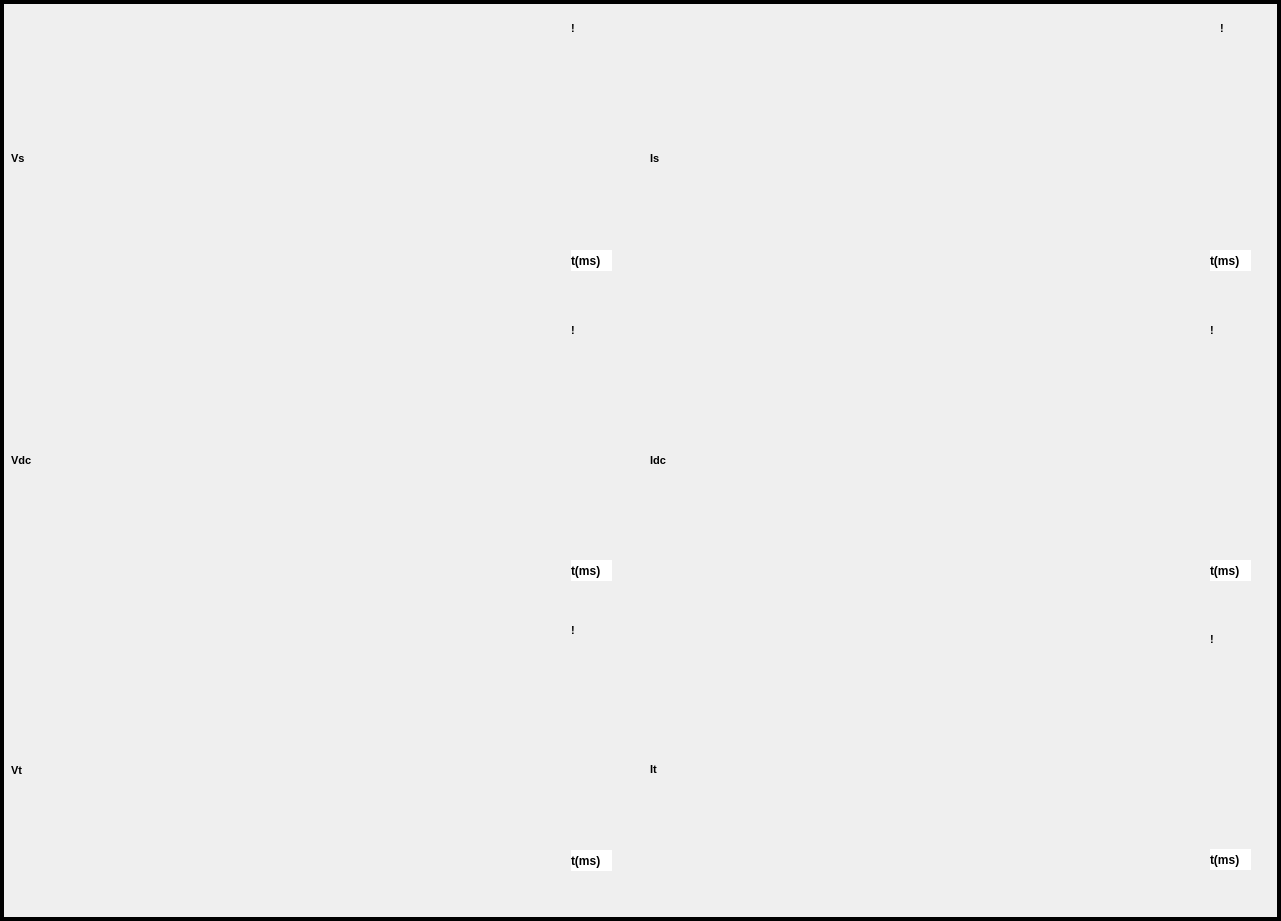
   <widget class="QFrame" name="GraphBox">
    <property name="geometry">
     <rect>
      <x>610</x>
      <y>50</y>
      <width>1281</width>
      <height>921</height>
     </rect>
    </property>
    <property name="styleSheet">
     <string notr="true"/>
    </property>
    <property name="frameShape">
     <enum>QFrame::Box</enum>
    </property>
    <property name="frameShadow">
     <enum>QFrame::Plain</enum>
    </property>
    <property name="lineWidth">
     <number>4</number>
    </property>
    <widget class="MplWidget" name="MplWidget_4" native="true">
     <property name="enabled">
      <bool>true</bool>
     </property>
     <property name="geometry">
      <rect>
       <x>650</x>
       <y>10</y>
       <width>621</width>
       <height>300</height>
      </rect>
     </property>
     <widget class="QLabel" name="label_13">
      <property name="geometry">
       <rect>
        <x>0</x>
        <y>140</y>
        <width>21</width>
        <height>17</height>
       </rect>
      </property>
      <property name="font">
       <font>
        <pointsize>8</pointsize>
        <weight>75</weight>
        <bold>true</bold>
       </font>
      </property>
      <property name="styleSheet">
       <string notr="true">border:none;</string>
      </property>
      <property name="text">
       <string>Is</string>
      </property>
     </widget>
     <widget class="QLabel" name="label_6">
      <property name="geometry">
       <rect>
        <x>560</x>
        <y>240</y>
        <width>41</width>
        <height>21</height>
       </rect>
      </property>
      <property name="font">
       <font>
        <family>MS Shell Dlg 2</family>
        <pointsize>9</pointsize>
        <weight>75</weight>
        <italic>false</italic>
        <bold>true</bold>
       </font>
      </property>
      <property name="autoFillBackground">
       <bool>false</bool>
      </property>
      <property name="styleSheet">
       <string notr="true">background-color: rgb(255, 255, 255);
border:none;</string>
      </property>
      <property name="text">
       <string>t(ms)</string>
      </property>
     </widget>
     <widget class="QLabel" name="label_19">
      <property name="geometry">
       <rect>
        <x>570</x>
        <y>10</y>
        <width>21</width>
        <height>17</height>
       </rect>
      </property>
      <property name="font">
       <font>
        <pointsize>8</pointsize>
        <weight>75</weight>
        <bold>true</bold>
       </font>
      </property>
      <property name="styleSheet">
       <string notr="true">border:none;</string>
      </property>
      <property name="text">
       <string>!</string>
      </property>
     </widget>
    </widget>
    <widget class="MplWidget" name="MplWidget_3" native="true">
     <property name="enabled">
      <bool>true</bool>
     </property>
     <property name="geometry">
      <rect>
       <x>11</x>
       <y>610</y>
       <width>621</width>
       <height>300</height>
      </rect>
     </property>
     <widget class="QLabel" name="label_12">
      <property name="geometry">
       <rect>
        <x>0</x>
        <y>150</y>
        <width>21</width>
        <height>21</height>
       </rect>
      </property>
      <property name="font">
       <font>
        <pointsize>8</pointsize>
        <weight>75</weight>
        <bold>true</bold>
       </font>
      </property>
      <property name="styleSheet">
       <string notr="true">border:none;</string>
      </property>
      <property name="text">
       <string>Vt</string>
      </property>
     </widget>
     <widget class="QLabel" name="label_5">
      <property name="geometry">
       <rect>
        <x>560</x>
        <y>240</y>
        <width>41</width>
        <height>21</height>
       </rect>
      </property>
      <property name="font">
       <font>
        <family>MS Shell Dlg 2</family>
        <pointsize>9</pointsize>
        <weight>75</weight>
        <italic>false</italic>
        <bold>true</bold>
       </font>
      </property>
      <property name="autoFillBackground">
       <bool>false</bool>
      </property>
      <property name="styleSheet">
       <string notr="true">background-color: rgb(255, 255, 255);
border:none;</string>
      </property>
      <property name="text">
       <string>t(ms)</string>
      </property>
     </widget>
     <widget class="QLabel" name="label_18">
      <property name="geometry">
       <rect>
        <x>560</x>
        <y>10</y>
        <width>21</width>
        <height>21</height>
       </rect>
      </property>
      <property name="font">
       <font>
        <pointsize>8</pointsize>
        <weight>75</weight>
        <bold>true</bold>
       </font>
      </property>
      <property name="styleSheet">
       <string notr="true">border:none;</string>
      </property>
      <property name="text">
       <string>!</string>
      </property>
     </widget>
    </widget>
    <widget class="MplWidget" name="MplWidget_2" native="true">
     <property name="enabled">
      <bool>true</bool>
     </property>
     <property name="geometry">
      <rect>
       <x>11</x>
       <y>310</y>
       <width>621</width>
       <height>311</height>
      </rect>
     </property>
     <widget class="QLabel" name="label_11">
      <property name="geometry">
       <rect>
        <x>0</x>
        <y>140</y>
        <width>31</width>
        <height>21</height>
       </rect>
      </property>
      <property name="font">
       <font>
        <pointsize>8</pointsize>
        <weight>75</weight>
        <bold>true</bold>
       </font>
      </property>
      <property name="styleSheet">
       <string notr="true">border:none;
</string>
      </property>
      <property name="text">
       <string>Vdc</string>
      </property>
     </widget>
     <widget class="QLabel" name="label_4">
      <property name="geometry">
       <rect>
        <x>560</x>
        <y>250</y>
        <width>41</width>
        <height>21</height>
       </rect>
      </property>
      <property name="font">
       <font>
        <family>MS Shell Dlg 2</family>
        <pointsize>9</pointsize>
        <weight>75</weight>
        <italic>false</italic>
        <bold>true</bold>
       </font>
      </property>
      <property name="autoFillBackground">
       <bool>false</bool>
      </property>
      <property name="styleSheet">
       <string notr="true">background-color: rgb(255, 255, 255);
border:none;
</string>
      </property>
      <property name="text">
       <string>t(ms)</string>
      </property>
     </widget>
     <widget class="QLabel" name="label_17">
      <property name="geometry">
       <rect>
        <x>560</x>
        <y>10</y>
        <width>31</width>
        <height>21</height>
       </rect>
      </property>
      <property name="font">
       <font>
        <pointsize>8</pointsize>
        <weight>75</weight>
        <bold>true</bold>
       </font>
      </property>
      <property name="styleSheet">
       <string notr="true">border:none;
</string>
      </property>
      <property name="text">
       <string>!</string>
      </property>
     </widget>
    </widget>
    <widget class="MplWidget" name="MplWidget" native="true">
     <property name="enabled">
      <bool>true</bool>
     </property>
     <property name="geometry">
      <rect>
       <x>11</x>
       <y>10</y>
       <width>621</width>
       <height>300</height>
      </rect>
     </property>
     <property name="font">
      <font>
       <family>MS Shell Dlg 2</family>
       <pointsize>15</pointsize>
       <weight>50</weight>
       <italic>false</italic>
       <bold>false</bold>
      </font>
     </property>
     <widget class="QLabel" name="label_3">
      <property name="geometry">
       <rect>
        <x>560</x>
        <y>240</y>
        <width>41</width>
        <height>21</height>
       </rect>
      </property>
      <property name="palette">
       <palette>
        <active>
         <colorrole role="Button">
          <brush brushstyle="SolidPattern">
           <color alpha="255">
            <red>255</red>
            <green>255</green>
            <blue>255</blue>
           </color>
          </brush>
         </colorrole>
         <colorrole role="Base">
          <brush brushstyle="SolidPattern">
           <color alpha="255">
            <red>255</red>
            <green>255</green>
            <blue>255</blue>
           </color>
          </brush>
         </colorrole>
         <colorrole role="Window">
          <brush brushstyle="SolidPattern">
           <color alpha="255">
            <red>255</red>
            <green>255</green>
            <blue>255</blue>
           </color>
          </brush>
         </colorrole>
        </active>
        <inactive>
         <colorrole role="Button">
          <brush brushstyle="SolidPattern">
           <color alpha="255">
            <red>255</red>
            <green>255</green>
            <blue>255</blue>
           </color>
          </brush>
         </colorrole>
         <colorrole role="Base">
          <brush brushstyle="SolidPattern">
           <color alpha="255">
            <red>255</red>
            <green>255</green>
            <blue>255</blue>
           </color>
          </brush>
         </colorrole>
         <colorrole role="Window">
          <brush brushstyle="SolidPattern">
           <color alpha="255">
            <red>255</red>
            <green>255</green>
            <blue>255</blue>
           </color>
          </brush>
         </colorrole>
        </inactive>
        <disabled>
         <colorrole role="Button">
          <brush brushstyle="SolidPattern">
           <color alpha="255">
            <red>255</red>
            <green>255</green>
            <blue>255</blue>
           </color>
          </brush>
         </colorrole>
         <colorrole role="Base">
          <brush brushstyle="SolidPattern">
           <color alpha="255">
            <red>255</red>
            <green>255</green>
            <blue>255</blue>
           </color>
          </brush>
         </colorrole>
         <colorrole role="Window">
          <brush brushstyle="SolidPattern">
           <color alpha="255">
            <red>255</red>
            <green>255</green>
            <blue>255</blue>
           </color>
          </brush>
         </colorrole>
        </disabled>
       </palette>
      </property>
      <property name="font">
       <font>
        <family>MS Shell Dlg 2</family>
        <pointsize>9</pointsize>
        <weight>75</weight>
        <italic>false</italic>
        <bold>true</bold>
       </font>
      </property>
      <property name="autoFillBackground">
       <bool>false</bool>
      </property>
      <property name="styleSheet">
       <string notr="true">background-color: rgb(255, 255, 255);
border:none;</string>
      </property>
      <property name="text">
       <string>t(ms)</string>
      </property>
     </widget>
     <widget class="QLabel" name="label_10">
      <property name="geometry">
       <rect>
        <x>0</x>
        <y>140</y>
        <width>21</width>
        <height>17</height>
       </rect>
      </property>
      <property name="font">
       <font>
        <pointsize>8</pointsize>
        <weight>75</weight>
        <bold>true</bold>
       </font>
      </property>
      <property name="styleSheet">
       <string notr="true">border:none;</string>
      </property>
      <property name="text">
       <string>Vs</string>
      </property>
     </widget>
     <widget class="QLabel" name="label_16">
      <property name="geometry">
       <rect>
        <x>560</x>
        <y>10</y>
        <width>21</width>
        <height>17</height>
       </rect>
      </property>
      <property name="font">
       <font>
        <pointsize>8</pointsize>
        <weight>75</weight>
        <bold>true</bold>
       </font>
      </property>
      <property name="styleSheet">
       <string notr="true">border:none;</string>
      </property>
      <property name="text">
       <string>!</string>
      </property>
     </widget>
    </widget>
    <widget class="MplWidget" name="MplWidget_5" native="true">
     <property name="enabled">
      <bool>true</bool>
     </property>
     <property name="geometry">
      <rect>
       <x>650</x>
       <y>310</y>
       <width>621</width>
       <height>311</height>
      </rect>
     </property>
     <widget class="QLabel" name="label_7">
      <property name="geometry">
       <rect>
        <x>560</x>
        <y>250</y>
        <width>41</width>
        <height>21</height>
       </rect>
      </property>
      <property name="font">
       <font>
        <family>MS Shell Dlg 2</family>
        <pointsize>9</pointsize>
        <weight>75</weight>
        <italic>false</italic>
        <bold>true</bold>
       </font>
      </property>
      <property name="autoFillBackground">
       <bool>false</bool>
      </property>
      <property name="styleSheet">
       <string notr="true">background-color: rgb(255, 255, 255);
border:none;
</string>
      </property>
      <property name="text">
       <string>t(ms)</string>
      </property>
     </widget>
     <widget class="QLabel" name="label_14">
      <property name="geometry">
       <rect>
        <x>0</x>
        <y>140</y>
        <width>21</width>
        <height>21</height>
       </rect>
      </property>
      <property name="font">
       <font>
        <pointsize>8</pointsize>
        <weight>75</weight>
        <bold>true</bold>
       </font>
      </property>
      <property name="styleSheet">
       <string notr="true">border:none;</string>
      </property>
      <property name="text">
       <string>Idc</string>
      </property>
     </widget>
     <widget class="QLabel" name="label_20">
      <property name="geometry">
       <rect>
        <x>560</x>
        <y>10</y>
        <width>21</width>
        <height>21</height>
       </rect>
      </property>
      <property name="font">
       <font>
        <pointsize>8</pointsize>
        <weight>75</weight>
        <bold>true</bold>
       </font>
      </property>
      <property name="styleSheet">
       <string notr="true">border:none;</string>
      </property>
      <property name="text">
       <string>!</string>
      </property>
     </widget>
    </widget>
    <widget class="MplWidget" name="MplWidget_6" native="true">
     <property name="enabled">
      <bool>true</bool>
     </property>
     <property name="geometry">
      <rect>
       <x>650</x>
       <y>619</y>
       <width>621</width>
       <height>291</height>
      </rect>
     </property>
     <widget class="QLabel" name="label_15">
      <property name="geometry">
       <rect>
        <x>0</x>
        <y>140</y>
        <width>21</width>
        <height>21</height>
       </rect>
      </property>
      <property name="font">
       <font>
        <pointsize>8</pointsize>
        <weight>75</weight>
        <bold>true</bold>
       </font>
      </property>
      <property name="styleSheet">
       <string notr="true">border:none;</string>
      </property>
      <property name="text">
       <string>It</string>
      </property>
     </widget>
     <widget class="QLabel" name="label_8">
      <property name="geometry">
       <rect>
        <x>560</x>
        <y>230</y>
        <width>41</width>
        <height>21</height>
       </rect>
      </property>
      <property name="font">
       <font>
        <family>MS Shell Dlg 2</family>
        <pointsize>9</pointsize>
        <weight>75</weight>
        <italic>false</italic>
        <bold>true</bold>
       </font>
      </property>
      <property name="autoFillBackground">
       <bool>false</bool>
      </property>
      <property name="styleSheet">
       <string notr="true">background-color: rgb(255, 255, 255);
border:none;</string>
      </property>
      <property name="text">
       <string>t(ms)</string>
      </property>
     </widget>
     <widget class="QLabel" name="label_21">
      <property name="geometry">
       <rect>
        <x>560</x>
        <y>10</y>
        <width>21</width>
        <height>21</height>
       </rect>
      </property>
      <property name="font">
       <font>
        <pointsize>8</pointsize>
        <weight>75</weight>
        <bold>true</bold>
       </font>
      </property>
      <property name="styleSheet">
       <string notr="true">border:none;</string>
      </property>
      <property name="text">
       <string>!</string>
      </property>
     </widget>
    </widget>
   </widget>
